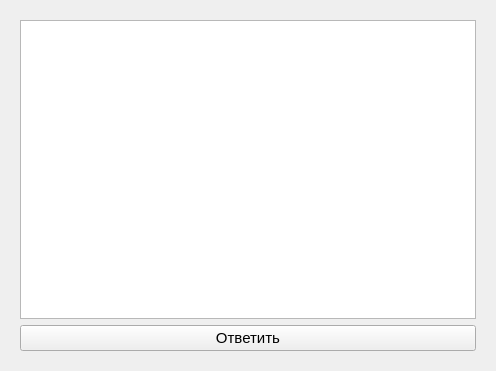
<?xml version="1.0" encoding="UTF-8"?>
<ui version="4.0">
    <class>TestingWidget</class>
    <widget class="QWidget" name="TestingWidget">
        <property name="geometry">
            <rect>
                <x>0</x>
                <y>0</y>
                <width>496</width>
                <height>371</height>
            </rect>
        </property>
        <property name="maximumSize">
            <size>
                <width>16777215</width>
                <height>380</height>
            </size>
        </property>
        <property name="windowTitle">
            <string>TestingWidget</string>
        </property>
        <layout class="QGridLayout" name="gridLayout">
            <item row="0" column="0">
                <widget class="QWidget" name="centralwidget" native="true">
                    <layout class="QFormLayout" name="formLayout">
                        <item row="0" column="0" colspan="2">
                            <widget class="QTextBrowser" name="questionTextBrowser">
                                <property name="font">
                                    <font>
                                        <pointsize>11</pointsize>
                                    </font>
                                </property>
                            </widget>
                        </item>
                        <item row="1" column="0" colspan="2">
                            <widget class="QPushButton" name="answerButton">
                                <property name="font">
                                    <font>
                                        <pointsize>11</pointsize>
                                    </font>
                                </property>
                                <property name="text">
                                    <string>Ответить</string>
                                </property>
                            </widget>
                        </item>
                    </layout>
                </widget>
            </item>
        </layout>
    </widget>
    <resources/>
    <connections/>
</ui>
